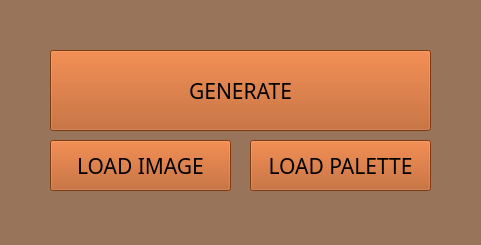
<?xml version="1.0" encoding="UTF-8"?>
<ui version="4.0">
 <class>MainWindow</class>
 <widget class="QMainWindow" name="MainWindow">
  <property name="geometry">
   <rect>
    <x>0</x>
    <y>0</y>
    <width>481</width>
    <height>245</height>
   </rect>
  </property>
  <property name="windowTitle">
   <string>WALL ART GENERATOR</string>
  </property>
  <property name="styleSheet">
   <string notr="true">background-color: rgb(175, 181, 255);
border-color: rgb(0, 0, 0);
background-color: rgb(152, 116, 91);
font: 16pt &quot;Sitka&quot;;</string>
  </property>
  <widget class="QWidget" name="centralwidget">
   <widget class="QPushButton" name="loadImageButton">
    <property name="geometry">
     <rect>
      <x>50</x>
      <y>140</y>
      <width>181</width>
      <height>51</height>
     </rect>
    </property>
    <property name="font">
     <font>
      <family>Sitka</family>
      <pointsize>16</pointsize>
      <weight>50</weight>
      <italic>false</italic>
      <bold>false</bold>
     </font>
    </property>
    <property name="styleSheet">
     <string notr="true">background-color: rgb(182, 82, 24);</string>
    </property>
    <property name="text">
     <string>LOAD IMAGE</string>
    </property>
   </widget>
   <widget class="QPushButton" name="loadPaletteButton">
    <property name="geometry">
     <rect>
      <x>250</x>
      <y>140</y>
      <width>181</width>
      <height>51</height>
     </rect>
    </property>
    <property name="font">
     <font>
      <family>Sitka</family>
      <pointsize>16</pointsize>
      <weight>50</weight>
      <italic>false</italic>
      <bold>false</bold>
     </font>
    </property>
    <property name="styleSheet">
     <string notr="true">background-color: rgb(182, 82, 24);</string>
    </property>
    <property name="text">
     <string>LOAD PALETTE</string>
    </property>
   </widget>
   <widget class="QPushButton" name="generateButton">
    <property name="geometry">
     <rect>
      <x>50</x>
      <y>50</y>
      <width>381</width>
      <height>81</height>
     </rect>
    </property>
    <property name="font">
     <font>
      <family>Sitka</family>
      <pointsize>16</pointsize>
      <weight>50</weight>
      <italic>false</italic>
      <bold>false</bold>
     </font>
    </property>
    <property name="styleSheet">
     <string notr="true">background-color: rgb(182, 82, 24);</string>
    </property>
    <property name="text">
     <string>GENERATE</string>
    </property>
   </widget>
  </widget>
  <widget class="QStatusBar" name="statusbar"/>
 </widget>
 <resources/>
 <connections/>
</ui>
